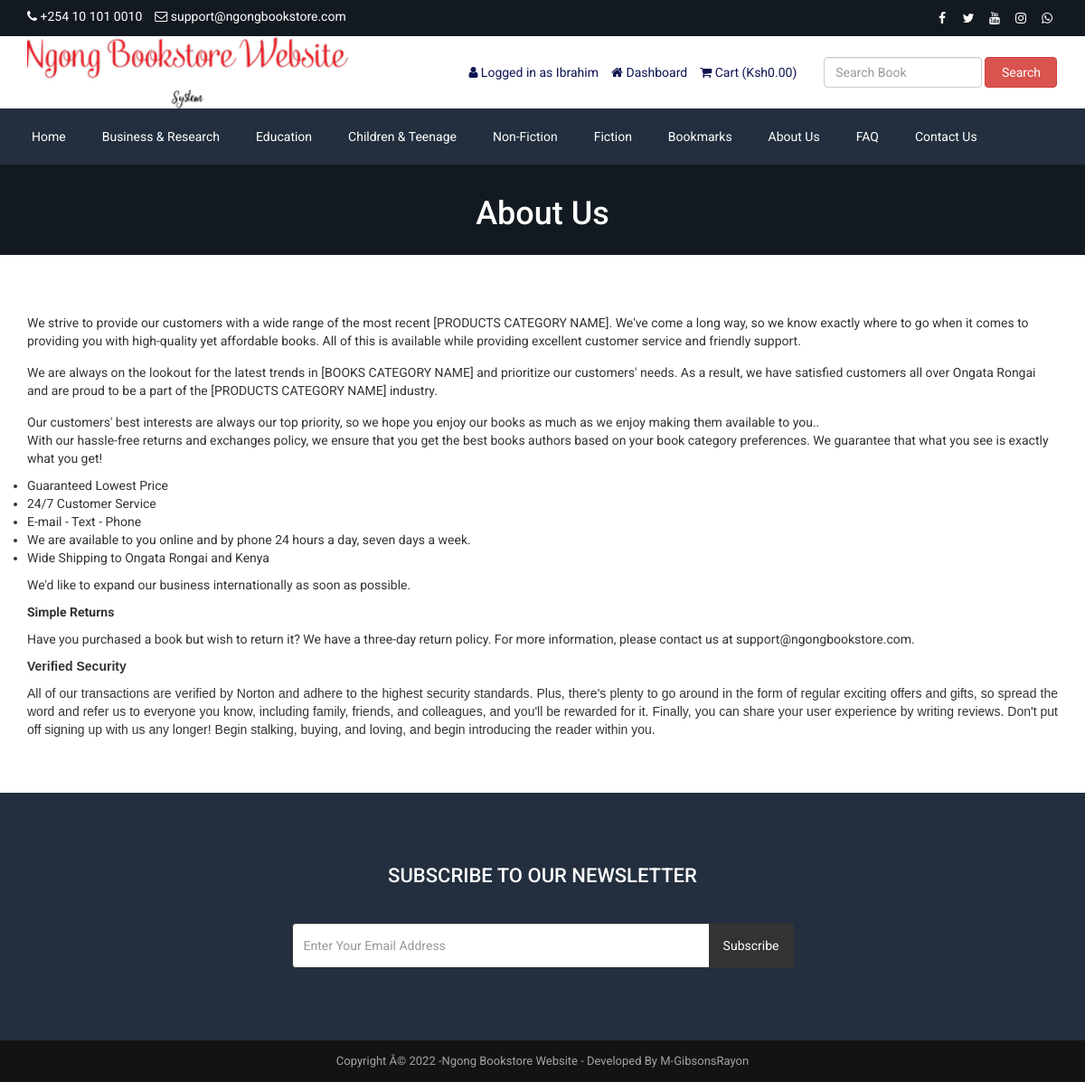
The page /about.php (signed in) on the database its author committed.
### tables this page shows
CREATE TABLE `tbl_settings` (
  `id` int(11) NOT NULL,
  `logo` varchar(100) NOT NULL,
  `favicon` varchar(100) NOT NULL,
  `footer_about` mediumtext NOT NULL,
  `footer_copyright` mediumtext NOT NULL,
  `contact_address` mediumtext NOT NULL,
  `contact_email` varchar(100) NOT NULL,
  `contact_phone` varchar(100) NOT NULL,
  `contact_fax` varchar(100) NOT NULL,
  `contact_map_iframe` mediumtext NOT NULL,
  `receive_email` varchar(100) NOT NULL,
  `receive_email_subject` varchar(50) NOT NULL,
  `receive_email_thank_you_message` mediumtext NOT NULL,
  `forget_password_message` mediumtext NOT NULL,
  `total_recent_post_footer` int(10) NOT NULL,
  `total_popular_post_footer` int(10) NOT NULL,
  `total_recent_post_sidebar` int(11) NOT NULL,
  `total_popular_post_sidebar` int(11) NOT NULL,
  `total_featured_product_home` int(11) NOT NULL,
  `total_latest_product_home` int(11) NOT NULL,
  `total_popular_product_home` int(11) NOT NULL,
  `meta_title_home` mediumtext NOT NULL,
  `meta_keyword_home` mediumtext NOT NULL,
  `meta_description_home` mediumtext NOT NULL,
  `banner_login` varchar(255) NOT NULL,
  `banner_registration` varchar(255) NOT NULL,
  `banner_forget_password` varchar(255) NOT NULL,
  `banner_reset_password` varchar(255) NOT NULL,
  `banner_search` varchar(150) NOT NULL,
  `banner_cart` varchar(100) NOT NULL,
  `banner_checkout` varchar(100) NOT NULL,
  `banner_product_category` varchar(255) NOT NULL,
  `banner_blog` varchar(150) NOT NULL,
  `cta_title` varchar(200) NOT NULL,
  `cta_content` mediumtext NOT NULL,
  `cta_read_more_text` varchar(100) NOT NULL,
  `cta_read_more_url` varchar(100) NOT NULL,
  `cta_photo` varchar(255) NOT NULL,
  `featured_product_title` varchar(100) NOT NULL,
  `featured_product_subtitle` varchar(100) NOT NULL,
  `latest_product_title` varchar(100) NOT NULL,
  `latest_product_subtitle` varchar(255) NOT NULL,
  `popular_product_title` varchar(50) NOT NULL,
  `popular_product_subtitle` varchar(100) NOT NULL,
  `testimonial_title` varchar(255) NOT NULL,
  `testimonial_subtitle` varchar(255) NOT NULL,
  `testimonial_photo` varchar(255) NOT NULL,
  `blog_title` varchar(50) NOT NULL,
  `blog_subtitle` varchar(100) NOT NULL,
  `newsletter_text` mediumtext NOT NULL,
  `paypal_email` varchar(100) NOT NULL,
  `stripe_public_key` varchar(255) NOT NULL,
  `stripe_secret_key` varchar(100) NOT NULL,
  `bank_detail` mediumtext NOT NULL,
  `before_head` mediumtext NOT NULL,
  `after_body` mediumtext NOT NULL,
  `before_body` mediumtext NOT NULL,
  `home_service_on_off` int(11) NOT NULL,
  `home_welcome_on_off` int(11) NOT NULL,
  `home_featured_product_on_off` int(11) NOT NULL,
  `home_latest_product_on_off` int(11) NOT NULL,
  `home_popular_product_on_off` int(11) NOT NULL,
  `home_testimonial_on_off` int(11) NOT NULL,
  `home_blog_on_off` int(11) NOT NULL,
  `newsletter_on_off` int(11) NOT NULL,
  `ads_above_welcome_on_off` int(1) NOT NULL,
  `ads_above_featured_product_on_off` int(1) NOT NULL,
  `ads_above_latest_product_on_off` int(1) NOT NULL,
  `ads_above_popular_product_on_off` int(1) NOT NULL,
  `ads_above_testimonial_on_off` int(1) NOT NULL,
  `ads_category_sidebar_on_off` int(1) NOT NULL
);

CREATE TABLE `tbl_social` (
  `social_id` int(11) NOT NULL,
  `social_name` varchar(30) NOT NULL,
  `social_url` varchar(255) NOT NULL,
  `social_icon` varchar(30) NOT NULL
);

CREATE TABLE `tbl_top_category` (
  `tcat_id` int(11) NOT NULL,
  `tcat_name` varchar(255) NOT NULL,
  `show_on_menu` int(1) NOT NULL
);

CREATE TABLE `tbl_page` (
  `id` int(11) NOT NULL,
  `about_title` varchar(255) NOT NULL,
  `about_content` mediumtext NOT NULL,
  `about_banner` varchar(255) NOT NULL,
  `about_meta_title` varchar(255) NOT NULL,
  `about_meta_keyword` mediumtext NOT NULL,
  `about_meta_description` mediumtext NOT NULL,
  `faq_title` varchar(255) NOT NULL,
  `faq_banner` varchar(255) NOT NULL,
  `faq_meta_title` varchar(255) NOT NULL,
  `faq_meta_keyword` mediumtext NOT NULL,
  `faq_meta_description` mediumtext NOT NULL,
  `blog_title` varchar(255) NOT NULL,
  `blog_banner` varchar(255) NOT NULL,
  `blog_meta_title` varchar(255) NOT NULL,
  `blog_meta_keyword` mediumtext NOT NULL,
  `blog_meta_description` mediumtext NOT NULL,
  `contact_title` varchar(255) NOT NULL,
  `contact_banner` varchar(255) NOT NULL,
  `contact_meta_title` varchar(255) NOT NULL,
  `contact_meta_keyword` mediumtext NOT NULL,
  `contact_meta_description` mediumtext NOT NULL,
  `pgallery_title` varchar(255) NOT NULL,
  `pgallery_banner` varchar(255) NOT NULL,
  `pgallery_meta_title` varchar(255) NOT NULL,
  `pgallery_meta_keyword` mediumtext NOT NULL,
  `pgallery_meta_description` mediumtext NOT NULL,
  `vgallery_title` varchar(255) NOT NULL,
  `vgallery_banner` varchar(255) NOT NULL,
  `vgallery_meta_title` varchar(255) NOT NULL,
  `vgallery_meta_keyword` mediumtext NOT NULL,
  `vgallery_meta_description` mediumtext NOT NULL
);

### about.php (the view)
<?php require_once('header.php'); ?>
<?php
$statement = $pdo->prepare("SELECT * FROM tbl_page WHERE id=1");
$statement->execute();
$result = $statement->fetchAll(PDO::FETCH_ASSOC);
foreach ($result as $row) {
   $about_title = $row['about_title'];
    $about_content = $row['about_content'];
    $about_banner = $row['about_banner'];
}
?>
<div class="page-banner" style="background-image: url(assets/uploads/<?php echo $about_banner; ?>);">
    <div class="inner">
        <h1><?php echo $about_title; ?></h1>
    </div>
</div>
<div class="page">
    <div class="container">
        <div class="row">
            <div class="col-md-12">
                <p>
                    <?php echo $about_content; ?>
                </p>
            </div>
        </div>
    </div>
</div>
<?php require_once('footer.php'); ?>

### header.php (shortened to what this page needs)
<?php
include("admin/inc/config.php");
$statement = $pdo->prepare("SELECT * FROM tbl_settings WHERE id=1");
$statement->execute();
$result = $statement->fetchAll(PDO::FETCH_ASSOC);
foreach ($result as $row)
{
	$logo = $row['logo'];
	$contact_email = $row['contact_email'];
	$contact_phone = $row['contact_phone'];
}
?>
<!DOCTYPE html>
<html lang="en">
<head>
    <link rel="stylesheet" href="assets/css/bootstrap.min.css">
    <link rel="stylesheet" href="assets/css/font-awesome.min.css">
    <link rel="stylesheet" href="assets/css/owl.carousel.min.css">
    <link rel="stylesheet" href="assets/css/owl.theme.default.min.css">
    <link rel="stylesheet" href="assets/css/jquery.bxslider.min.css">
    <link rel="stylesheet" href="assets/css/magnific-popup.css">
    <link rel="stylesheet" href="assets/css/rating.css">
    <link rel="stylesheet" href="assets/css/spacing.css">
    <link rel="stylesheet" href="assets/css/bootstrap-touch-slider.css">
    <link rel="stylesheet" href="assets/css/animate.min.css">
    <link rel="stylesheet" href="assets/css/tree-menu.css">
    <link rel="stylesheet" href="assets/css/select2.min.css">
    <link rel="stylesheet" href="assets/css/main.css">
    <link rel="stylesheet" href="assets/css/responsive.css">
    <?php
	$statement = $pdo->prepare("SELECT * FROM tbl_page WHERE id=1");
	$statement->execute();
	$result = $statement->fetchAll(PDO::FETCH_ASSOC);
		?>
</head>
<body>
    <div class="top">
        <div class="container">
            <div class="row">
                <div class="col-md-6 col-sm-6 col-xs-12">
                    <div class="left">
                        <ul>
                            <li><i class="fa fa-phone"></i> <?php echo $contact_phone; ?></li>
                            <li><i class="fa fa-envelope-o"></i> <?php echo $contact_email; ?></li>
                        </ul>
                    </div>
                </div>
                <div class="col-md-6 col-sm-6 col-xs-12">
                    <div class="right">
                        <ul>
                            <?php
						$statement = $pdo->prepare("SELECT * FROM tbl_social");
						$statement->execute();
						$result = $statement->fetchAll(PDO::FETCH_ASSOC);
						foreach ($result as $row) {
							?>
                            <?php if($row['social_url'] != ''): ?>
                            <li><a href="<?php echo $row['social_url']; ?>"><i
                                        class="<?php echo $row['social_icon']; ?>"></i></a></li>
                            <?php endif; ?>
                            <?php
						}
						?>
                        </ul>
                    </div>
                </div>
            </div>
        </div>
    </div>
    <div class="header">
        <div class="container">
            <div class="row inner">
                <div class="col-md-4 logo">
                    <a href="index.php"><img src="assets/uploads/<?php echo $logo; ?>" alt="logo image"></a>
                </div>
                <div class="col-md-5 right">
                    <ul>
                        <?php
					if(isset($_SESSION['customer'])) {
						?>
                        <li><i class="fa fa-user"></i> <?php echo LANG_VALUE_13; ?>
                            <?php echo $_SESSION['customer']['cust_name']; ?></li>
                        <li><a href="dashboard.php"><i class="fa fa-home"></i> <?php echo LANG_VALUE_89; ?></a></li>
                        <?php
					} else {
						?>
                        <li><a href="login.php"><i class="fa fa-sign-in"></i> <?php echo LANG_VALUE_9; ?></a></li>
                        <li><a href="registration.php"><i class="fa fa-user-plus"></i> <?php echo LANG_VALUE_15; ?></a>
                        </li>
                        <?php
					}
					?>
                        <li><a href="cart.php"><i class="fa fa-shopping-cart"></i> <?php echo LANG_VALUE_18; ?>
                                (<?php echo 'Ksh'; ?><?php
					if(isset($_SESSION['cart_p_id'])) {
						$table_total_price = 0;
						$i=0;
	                    foreach($_SESSION['cart_p_qty'] as $key => $value)
	                    {
	                        $i++;
	                        $arr_cart_p_qty[$i] = $value;
	                    }                    $i=0;
	                    foreach($_SESSION['cart_p_current_price'] as $key => $value)
	                    {
	                        $i++;
	                        $arr_cart_p_current_price[$i] = $value;
	                    }
	                    for($i=1;$i<=count($arr_cart_p_qty);$i++) {
	                    	$row_total_price = $arr_cart_p_current_price[$i]*$arr_cart_p_qty[$i];
	                        $table_total_price = $table_total_price + $row_total_price;
	                    }
						echo $table_total_price;
					} else {
						echo '0.00';
					}
					?>)</a></li>
                    </ul>
                </div>
                <div class="col-md-3 search-area">
                    <form class="navbar-form navbar-left" role="search" action="search-result.php" method="get">
                        <div class="form-group">
                            <input type="text" class="form-control search-top" placeholder="<?php echo LANG_VALUE_2; ?>"
                                name="search_text">
                        </div>
                        <button type="submit" class="btn btn-danger"><?php echo LANG_VALUE_3; ?></button>
                    </form>
                </div>
            </div>
        </div>
    </div>
    <div class="nav">
        <div class="container">
            <div class="row">
                <div class="col-md-12 pl_0 pr_0">
                    <div class="menu-container">
                        <div class="menu">
                            <ul>
                                <li><a href="index.php">Home</a></li>
                                <?php
							$statement = $pdo->prepare("SELECT * FROM tbl_top_category WHERE show_on_menu=1");
							$statement->execute();
							$result = $statement->fetchAll(PDO::FETCH_ASSOC);
							foreach ($result as $row) {
								?>
                                <li><a
                                        href="product-category.php?id=<?php echo $row['tcat_id']; ?>&type=top-category"><?php echo $row['tcat_name']; ?></a>
                                </li>
                                <?php
							}
							?>
                                <?php
							$statement = $pdo->prepare("SELECT * FROM tbl_page WHERE id=1");
							$statement->execute();
							$result = $statement->fetchAll(PDO::FETCH_ASSOC);
							foreach ($result as $row) {
								$about_title = $row['about_title'];
								$faq_title = $row['faq_title'];
								$contact_title = $row['contact_title'];
							}
							?>
                                <li><a href="about.php"><?php echo $about_title; ?></a></li>
                                <li><a href="faq.php"><?php echo $faq_title; ?></a></li>
                                <li><a href="contact.php"><?php echo $contact_title; ?></a></li>
                            </ul>
                        </div>
                    </div>
                </div>
            </div>
        </div>
    </div>

### footer.php (shortened to what this page needs)
<?php
$statement = $pdo->prepare("SELECT * FROM tbl_settings WHERE id=1");
$statement->execute();
$result = $statement->fetchAll(PDO::FETCH_ASSOC);
foreach ($result as $row)
{
	$footer_copyright = $row['footer_copyright'];
    $newsletter_on_off = $row['newsletter_on_off'];
}
?>
<?php if($newsletter_on_off == 1): ?>
<section class="home-newsletter">
    <div class="container">
        <div class="row">
            <div class="col-md-6 col-md-offset-3">
                <div class="single">
                    <form action="" method="post">
                        <h2><?php echo LANG_VALUE_93; ?></h2>
                        <div class="input-group">
                            <input type="email" class="form-control" placeholder="<?php echo LANG_VALUE_95; ?>"
                                name="email_subscribe">
                            <span class="input-group-btn">
                                <button class="btn btn-theme" type="submit"
                                    name="form_subscribe"><?php echo LANG_VALUE_92; ?></button>
                            </span>
                        </div>
                </div>
            </div>
        </div>
    </div>
</section>
<?php endif; ?>
<div class="footer-bottom">
    <div class="container">
        <div class="row">
            <div class="col-md-12 copyright">
                <?php echo $footer_copyright; ?>
            </div>
        </div>
    </div>
</div>
</body>
</html>

### rows shown on the page
tbl_settings: contact_phone "+254 10 101 0010", contact_email "support@ngongbookstore.com", logo (picture), footer_copyright "Copyright Â© 2022 -Ngong Bookstore Website - Developed By M-GibsonsRayon"
tbl_top_category: tcat_name "Business & Research"
tbl_top_category: tcat_name "Education"
tbl_top_category: tcat_name "Children & Teenage"
tbl_top_category: tcat_name "Non-Fiction"
tbl_top_category: tcat_name "Fiction"
tbl_top_category: tcat_name "Bookmarks"
tbl_page: about_title "About Us", faq_title "FAQ", contact_title "Contact Us", about_banner (picture), about_content "We strive to provide our customers with a wide range of the most recent [PRODUCTS CATEGORY NAME]. We've come a long way, so we know exactly where to go when it comes to providing you with high-quality yet affordable books. All of this is available while providing excellent customer service and friendly support. We are always on the lookout for the latest trends in [BOOKS CATEGORY NAME] and prioritize our customers' needs. As a result, we have satisfied customers all over Ongata Rongai and are proud to be a part of the [PRODUCTS CATEGORY NAME] industry. Our customers' best interests are always our top priority, so we hope you enjoy our books as much as we enjoy making them available to you..…"

### other values the page prints
LANG_VALUE_13 "Logged in as"
$_SESSION['customer']['cust_name'] "Ibrahim"
LANG_VALUE_89 "Dashboard"
LANG_VALUE_18 "Cart"
LANG_VALUE_3 "Search"
LANG_VALUE_93 "SUBSCRIBE TO OUR NEWSLETTER"
LANG_VALUE_92 "Subscribe"
